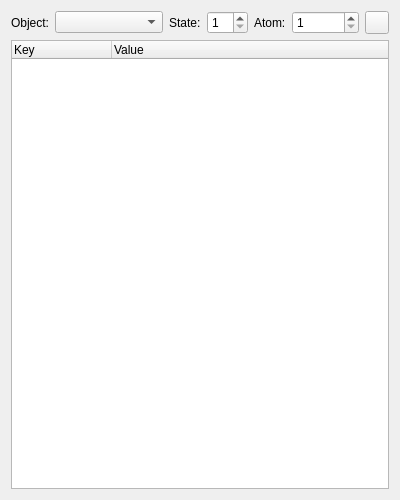
<?xml version="1.0" encoding="UTF-8"?>
<ui version="4.0">
 <class>Form</class>
 <widget class="QWidget" name="Form">
  <property name="geometry">
   <rect>
    <x>0</x>
    <y>0</y>
    <width>400</width>
    <height>500</height>
   </rect>
  </property>
  <property name="windowTitle">
   <string notr="true">Properties Inspector</string>
  </property>
  <layout class="QVBoxLayout">
   <item>
    <layout class="QHBoxLayout">
     <item>
      <widget class="QLabel" name="label">
       <property name="text">
        <string notr="true">Object:</string>
       </property>
      </widget>
     </item>
     <item>
      <widget class="QComboBox" name="input_model">
       <property name="sizePolicy">
        <sizepolicy hsizetype="Preferred" vsizetype="Fixed">
         <horstretch>1</horstretch>
         <verstretch>0</verstretch>
        </sizepolicy>
       </property>
      </widget>
     </item>
     <item>
      <widget class="QLabel" name="label_2">
       <property name="text">
        <string notr="true">State:</string>
       </property>
      </widget>
     </item>
     <item>
      <widget class="QSpinBox" name="input_state">
       <property name="minimum">
        <number>1</number>
       </property>
      </widget>
     </item>
     <item>
      <widget class="QLabel" name="label_3">
       <property name="text">
        <string notr="true">Atom:</string>
       </property>
      </widget>
     </item>
     <item>
      <widget class="QSpinBox" name="input_index">
       <property name="minimum">
        <number>1</number>
       </property>
       <property name="maximum">
        <number>999999</number>
       </property>
      </widget>
     </item>
     <item>
      <widget class="QToolButton" name="button_refresh">
       <property name="toolTip">
        <string notr="true">Refresh</string>
       </property>
       <property name="text">
        <string/>
       </property>
      </widget>
     </item>
    </layout>
   </item>
   <item>
    <widget class="QTreeWidget" name="treeWidget">
     <property name="alternatingRowColors">
      <bool>true</bool>
     </property>
     <column>
      <property name="text">
       <string notr="true">Key</string>
      </property>
     </column>
     <column>
      <property name="text">
       <string notr="true">Value</string>
      </property>
     </column>
    </widget>
   </item>
  </layout>
 </widget>
 <resources/>
 <connections/>
</ui>
